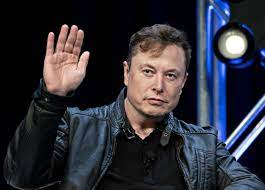
#> input picture images/musk.png, 265 x 190 px
$ python -i utils.py   (imports and definitions only)
#> lines starting #> are read from the running program, lines starting #| are printed output that depends on the picture; after the words box and inside, x2 and y2 are one past the last pixel; in counts of white or black regions, pixels touching at a corner belong together
#> further down, picture is the input picture: shape (190, 265, 3); mean B, G, R 55.6, 46.8, 47.1
import cv2
import math
import numpy as np


# 이미지의 비율을 유지하며 높이, 너비 중 하나를 인수로 받아,
# 적절하게 이미지 크기를 조절하는 함수입니다.


# [12 lines left out: function resize, not called in this run]


def distance_between(coord1, coord2):
    return ((coord1[0] - coord2[0]) ** 2 + (coord1[1] - coord2[1]) ** 2) ** (1 / 2)


# 두 좌표를 인수로 받아서 그 두 좌표를 지나는 선의 기울기를 구하는 함수
# 기울기를 구하는  분모가 0이 될 수 있어서, 분모에 1e-9(적당히 작은 값)를 더했다.


def get_slope(coord1, coord2):
    return (coord1[1] - coord2[1]) / ((coord1[0] - coord2[0]) + 10 ** (-9))


# [6 lines left out: function adaptive_threshold, not called in this run]


def threshold(image):
    hsvim = cv2.cvtColor(image, cv2.COLOR_BGR2HSV)
#> hsvim: shape (190, 265, 3); mean H, S, V 75.4, 110.8, 63.1
    # lower, upper 내부의 값들은 순서대로
    # Hue(색상), Saturation(채도), Value(명도)를 의미하며,
    # 각각의 값의 범위는 0-180, 0-255, 0-255입니다.
    # 손바닥 인식을 위해선 이 값들을 조절하면 됩니다.
    lower = np.array([1, 30, 120], dtype="uint8")
    upper = np.array([20, 200, 255], dtype="uint8")
    skinRegionHSV = cv2.inRange(hsvim, lower, upper)
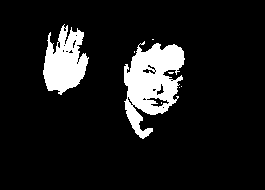
#> skinRegionHSV: shape (190, 265); 10.7% white; 8 white regions (6 under 20 px), largest, box (x1, y1, x2, y2) and area: (124, 41, 185, 139) 3340, (43, 24, 89, 95) 2014
    blurred = cv2.blur(skinRegionHSV, (2, 2))
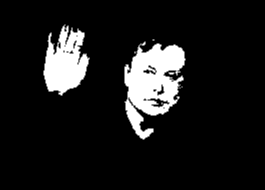
#> blurred: shape (190, 265); min 0, max 255, mean 27.2
    ret, thresh = cv2.threshold(blurred, 0, 255, cv2.THRESH_BINARY)
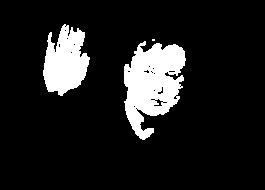
#> thresh: shape (190, 265); 12% white; 3 white regions (1 under 20 px)
    return ret, thresh


# 제일 큰 contours를 구해주는 함수
# max contour를 구하는 이유는
# background에 손 말고 이상한 것들이 남아있는 경우가 많음
# 그것들을 지우고 손만 남기기 위함
def get_max_contour(contours):
    max = 0
    maxcnt = None
    for cnt in contours:
        area = cv2.contourArea(cnt)
        if max < area:
            max = area
            maxcnt = cnt
    return maxcnt


# 배경을 지우고 손만 남겨주는 함수
# 배경을 검정색으로 해줌
# 손 주위 완벽히 지워지지 않고 뭔가 남을 수 있음
def remove_bground(image):
    ret, thresh = threshold(image)
#> ret = 0

    # 경계선 찾음
    contours, hierarchy = cv2.findContours(
        thresh, cv2.RETR_LIST, cv2.CHAIN_APPROX_SIMPLE)
#> contours = 26 contours, 22 with area under 20; largest, box (x1, y1, x2, y2) and area: (124, 41, 186, 140) 3677, (43, 24, 90, 96) 2128, (153, 98, 164, 107) 44, (157, 86, 164, 95) 24

    # 가장 큰 영역 찾기
    maxcnt = get_max_contour(contours)
#> the loop in get_max_contour, `for cnt in contours:` made 26 passes
#> (area, max) on passes 4, 21: (44, 44), (3677, 3677)
#> area on passes 8, 26: 23.5, 2127.5
#> after the loop in get_max_contour, `for cnt in contours:`: max = 3677; maxcnt = contour of 226 points, box (x1, y1, x2, y2) (124, 41, 186, 140), area 3677
    mask = np.zeros(thresh.shape).astype(thresh.dtype)

    # 경계선 내부 255로
    cv2.fillPoly(mask, [maxcnt], [255, 255, 255])
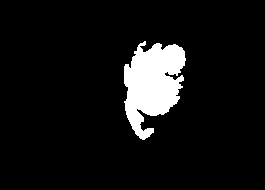
#> mask: shape (190, 265); 7.7% white; 1 white region, box (x1, y1, x2, y2) and area: (124, 41, 186, 140) 3868
    return cv2.bitwise_and(image, image, mask=mask)
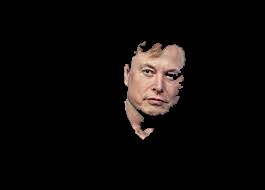
#> returned value: shape (190, 265, 3); mean of channels 0, 1, 2 9.3, 10.4, 13.3; drawn as B, G, R


# mediapipe 라이브러리를 써서 손에 있는
# 특정 부위들의 좌표값을 반환하는 함수
# mediapipe 라이브버리 예제는 다음 링크 참고!
# https://google.github.io/mediapipe/solutions/hands.html
# [134 lines left out: functions get_hand_form, get_contour, get_part_of_contour, center, getAngle, rotateAndScale and 4 more, not called in this run]

>>> import cv2
>>> picture = cv2.imread('../images/musk.png')
>>> result = remove_bground(picture)

$ run again, on images/sample1.png
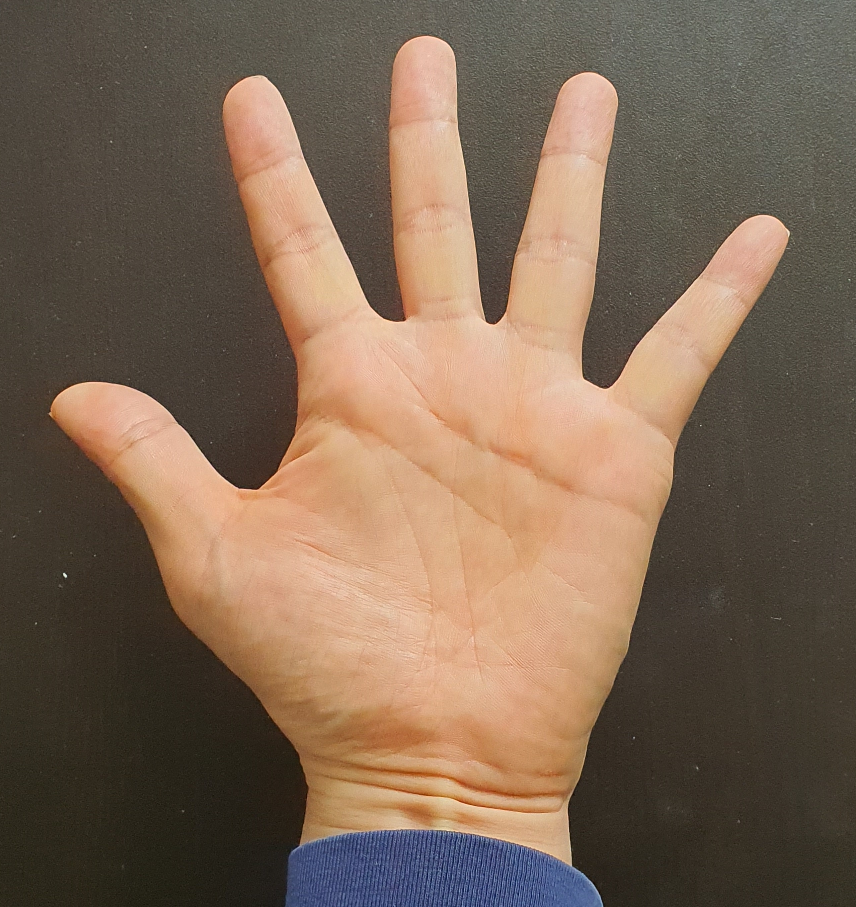
#> input picture images/sample1.png, 856 x 907 px
#> picture is the input picture: shape (907, 856, 3); mean B, G, R 83.9, 102.3, 123.5
#> hsvim: shape (907, 856, 3); mean H, S, V 19.4, 80.9, 125
#> in threshold, `skinRegionHSV = cv2.inRange(hsvim, lower, upper)`:
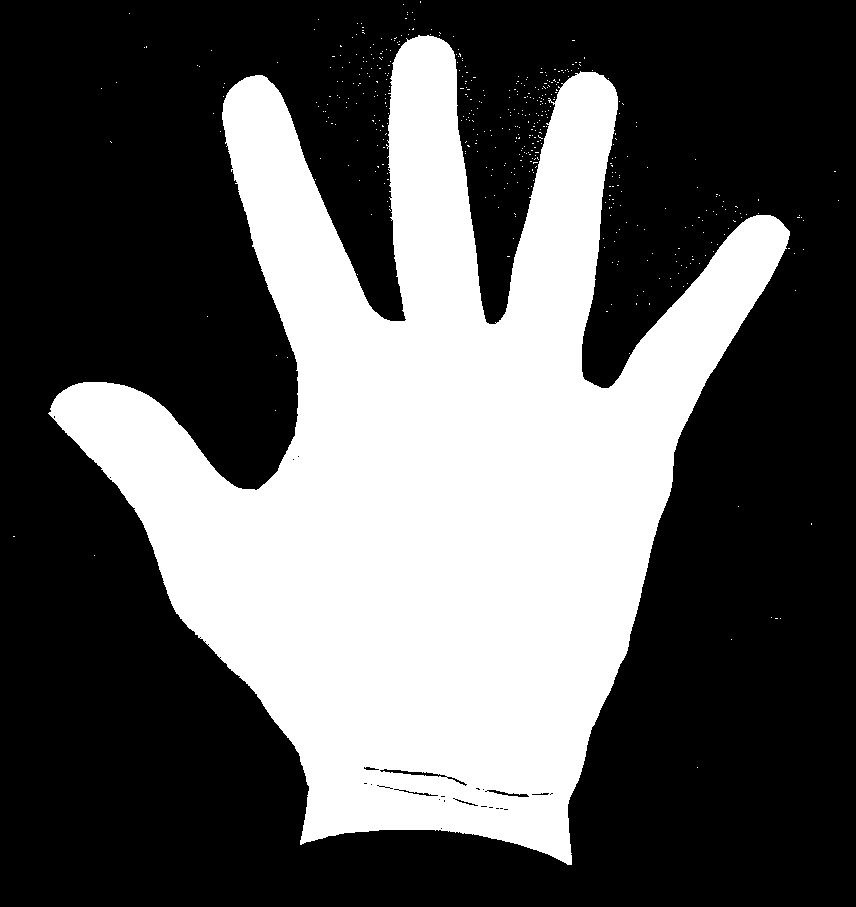
#> skinRegionHSV: shape (907, 856); 36% white; 473 white regions (472 under 20 px), largest, box (x1, y1, x2, y2) and area: (48, 35, 790, 865) 278998
#> thresh: shape (907, 856); 36.6% white; 348 white regions (343 under 20 px)
#> ret = 0
#> contours = 375 contours, 370 with area under 20; largest, box (x1, y1, x2, y2) and area: (48, 34, 791, 866) 280466, (384, 769, 439, 777) 134, (489, 790, 509, 796) 41, (518, 794, 529, 798) 24, (508, 794, 520, 797) 20
#> the loop in get_max_contour, `for cnt in contours:` made 375 passes
#> (area, max) on passes 5, 11, 22, 356: (24, 24), (41, 41), (134, 134), (280465.5, 280465.5)
#> after the loop in get_max_contour, `for cnt in contours:`: max = 280465.5; maxcnt = contour of 2187 points, box (x1, y1, x2, y2) (48, 34, 791, 866), area 280466
#> mask: shape (907, 856); 36.4% white; 1 white region, box (x1, y1, x2, y2) and area: (48, 34, 791, 866) 282496
#> in remove_bground, `return cv2.bitwise_and(image, image, mask=mask)`:
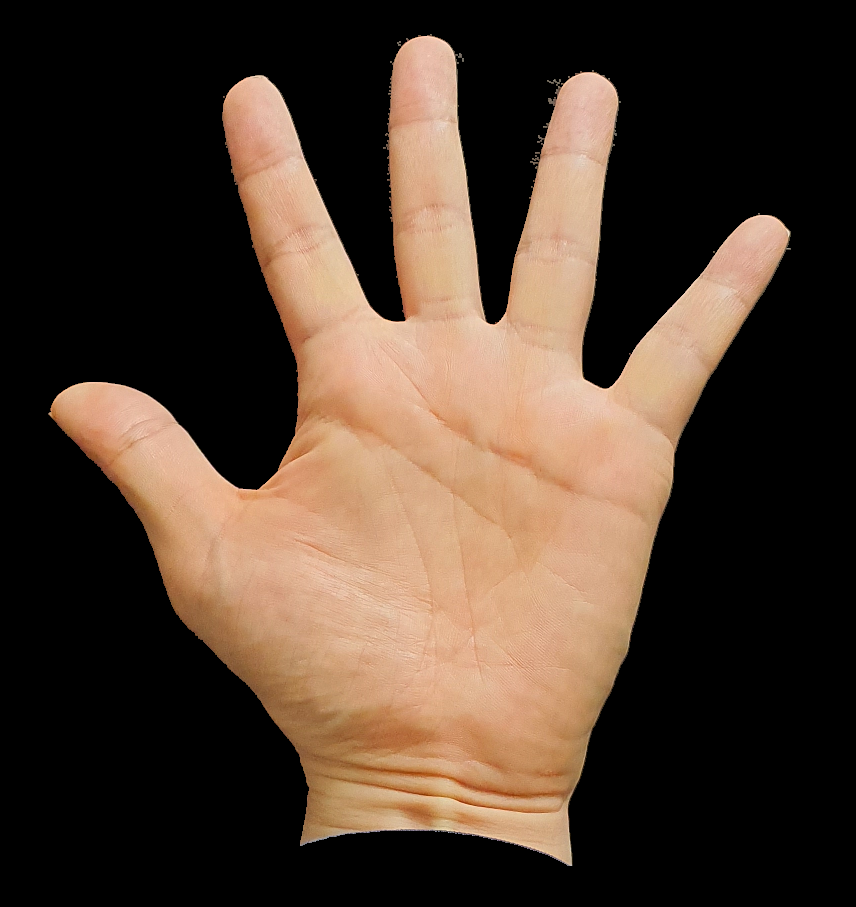
#> returned value: shape (907, 856, 3); mean of channels 0, 1, 2 46.3, 59.4, 76.8; drawn as B, G, R
